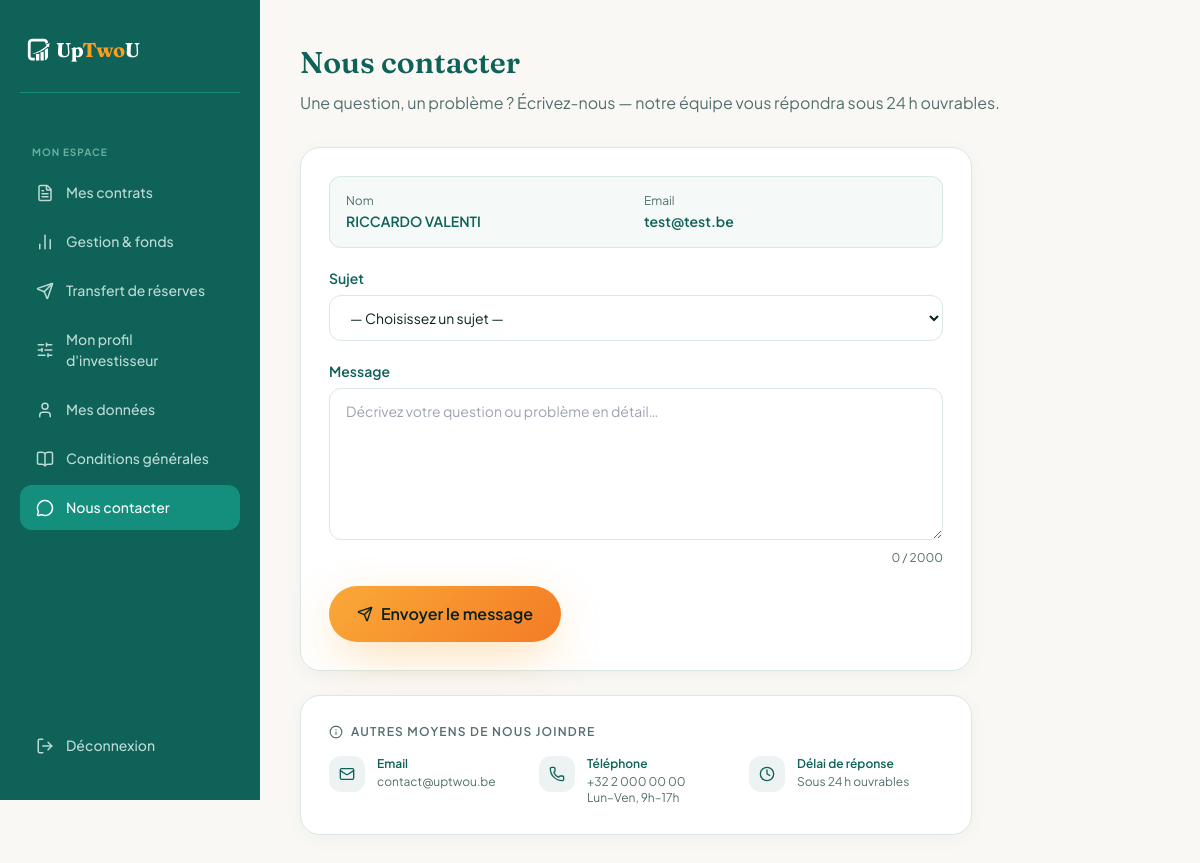
The app's page /client/contact (signed in) with its own data.
### models.py (models this page shows, shortened)
class Client(db.Model):
    __tablename__ = 'client'
    id = db.Column(db.Integer, primary_key=True)
    user_id = db.Column(db.Integer, db.ForeignKey('user.id'), nullable=False)
    nom = db.Column(db.String(100))
    prenom = db.Column(db.String(100))
    date_naissance = db.Column(db.String(10))   # DD/MM/YYYY
    sexe = db.Column(db.String(1))              # 'F' | 'M'
    niss = db.Column(db.String(20))
    adresse = db.Column(db.String(200))
    ville = db.Column(db.String(100))
    code_postal = db.Column(db.String(10))
    telephone = db.Column(db.String(20))
    telephone_gsm = db.Column(db.String(20))
    iban = db.Column(db.String(34))
    beneficiaire_vie = db.Column(db.String(200))
    beneficiaire_1 = db.Column(db.String(200))
    beneficiaire_2 = db.Column(db.String(200))
    beneficiaires_json = db.Column(db.Text)
    profil_risque = db.Column(db.String(20))    # prudent | equilibre | dynamique | conviction
    profil_choisi_par = db.Column(db.String(20))
    profil_date = db.Column(db.DateTime)
    pays = db.Column(db.String(100), default='Belgique')
    kyc_verifie = db.Column(db.Boolean, default=False)
    kyc_document = db.Column(db.String(200))
    est_ppe = db.Column(db.Boolean, nullable=True)
    ppe_details = db.Column(db.String(500), nullable=True)
    ci_date_validite = db.Column(db.String(10), nullable=True)   # DD/MM/YYYY expiry of eID card
    frais_acceptes = db.Column(db.Boolean, default=False)
    questionnaire_score = db.Column(db.Integer)
    courtier_id = db.Column(db.Integer, db.ForeignKey('user.id'), nullable=True)
    courtier = db.relationship('User', foreign_keys='Client.courtier_id', backref='clients_assignes')
    cabinet_id = db.Column(db.Integer, db.ForeignKey('broker_cabinet.id'), nullable=True)
    cabinet = db.relationship('BrokerCabinet', foreign_keys='Client.cabinet_id')
    contrats = db.relationship('Contract', backref='client', lazy=True)
    analyses = db.relationship('Analysis', backref='client', lazy=True)

class User(UserMixin, db.Model):
    __tablename__ = 'user'
    id = db.Column(db.Integer, primary_key=True)
    email = db.Column(db.String(150), unique=True, nullable=False)
    password_hash = db.Column(db.String(256), nullable=False)
    role = db.Column(db.String(20), default='client')  # 'client' | 'courtier'
    created_at = db.Column(db.DateTime, default=datetime.utcnow)
    email_confirmed = db.Column(db.Boolean, default=False)
    email_token = db.Column(db.String(64))
    cabinet_id = db.Column(db.Integer, db.ForeignKey('broker_cabinet.id'), nullable=True)
    cabinet = db.relationship('BrokerCabinet', back_populates='courtiers')
    client_profile = db.relationship('Client', foreign_keys='Client.user_id', backref='user', uselist=False)
    failed_login_attempts = db.Column(db.Integer, default=0, nullable=False)
    locked_until = db.Column(db.DateTime, nullable=True)

### app.py (the view, shortened to what this page needs)
@app.route("/client/contact", methods=["GET", "POST"])
@login_required
@client_required
def client_contact():
    client = current_user.client_profile
    form = ClientContactForm()
    messages = ContactMessage.query.filter_by(client_id=client.id)\
                                   .order_by(ContactMessage.created_at.desc()).all()
    return render_template("client/contact.html", client=client, form=form, messages=messages)

### forms.py
class ClientContactForm(FlaskForm):
    sujet = SelectField('Sujet', choices=[
        ('', '— Choisissez un sujet —'),
        ('Mon contrat', 'Mon contrat'),
        ('Transfert de réserves', 'Transfert de réserves'),
        ("Profil d'investissement", "Profil d'investissement"),
        ('Question générale', 'Question générale'),
        ('Problème technique', 'Problème technique'),
        ('Autre', 'Autre'),
    ], validators=[DataRequired(message='Veuillez choisir un sujet.')])
    message = TextAreaField('Message', validators=[DataRequired(), Length(min=10, max=2000)])
    submit = SubmitField('Envoyer le message')

### app.py (called while the page is built)
@app.before_request
def enforce_session_timeout():
    if not current_user.is_authenticated:
        return
    last_str = session.get('_last_activity')
    if last_str:
        try:
            last = datetime.fromisoformat(last_str)
            if (datetime.now(timezone.utc).replace(tzinfo=None) - last).total_seconds() > 1800:
                logout_user()
                session.clear()
                flash("Votre session a expiré. Veuillez vous reconnecter.", "error")
                return redirect(url_for('login'))
        except (ValueError, TypeError):
            pass
    session['_last_activity'] = datetime.now(timezone.utc).replace(tzinfo=None).isoformat()

@login_manager.user_loader
def load_user(user_id):
    return db.session.get(User, int(user_id))

def client_required(f):
    @wraps(f)
    def decorated(*args, **kwargs):
        if not current_user.is_authenticated or current_user.role != 'client':
            flash("Accès réservé aux clients.", "error")
            return redirect(url_for('index'))
        return f(*args, **kwargs)
    return decorated

### templates/client/contact.html (shortened to what this page needs)
{% extends "client/_base.html" %}
{% block content %}
<div class="dashboard-header">
  <h1>Nous contacter</h1>
  <p>Une question, un problème ? Écrivez-nous — notre équipe vous répondra sous 24 h ouvrables.</p>
</div>
<div class="grid gap-6" style="grid-template-columns:1fr;">
  <div class="dashboard-card max-w-2xl">
    <form method="POST" class="flex flex-col gap-5">
      <div class="grid grid-cols-2 gap-4 p-4 rounded-xl" style="background:hsl(172 75% 22% / 0.04);border:1px solid hsl(172 75% 22% / 0.12);">
        <div>
          <p class="text-xs text-muted mb-0.5">Nom</p>
          <p class="font-semibold text-primary text-sm">{{ client.prenom }} {{ client.nom }}</p>
        </div>
        <div>
          <p class="text-xs text-muted mb-0.5">Email</p>
          <p class="font-semibold text-primary text-sm">{{ current_user.email }}</p>
        </div>
      </div>
      <div class="form-group">
        <label class="form-label" for="sujet">{{ form.sujet.label.text }}</label>
        {{ form.sujet(class="form-input", id="sujet") }}
      </div>
      <div class="form-group">
        <label class="form-label" for="message">{{ form.message.label.text }}</label>
        {{ form.message(
             class="form-input",
             id="message",
             rows="6",
             placeholder="Décrivez votre question ou problème en détail…",
             style="resize:vertical;min-height:120px;"
           ) }}
        <p id="msg-count" class="text-xs text-muted mt-1 text-right">0 / 2000</p>
      </div>
      <button type="submit" class="btn btn-primary self-start flex items-center gap-2"
              style="height:2.75rem;padding:1.75rem;">
        <i data-lucide="send" style="width:1rem;height:1rem;"></i>
        Envoyer le message
      </button>
    </form>
  </div>
  <div class="dashboard-card max-w-2xl">
    <p class="text-xs font-semibold uppercase tracking-widest text-muted mb-4 flex items-center gap-2">
      <i data-lucide="info" style="width:0.875rem;height:0.875rem;"></i>
      Autres moyens de nous joindre
    </p>
    <div class="grid sm:grid-cols-3 gap-4">
      <div class="flex items-start gap-3">
        <div class="h-9 w-9 rounded-xl grid place-items-center flex-shrink-0"
             style="background:hsl(172 75% 22% / 0.08);">
          <i data-lucide="mail" style="width:1rem;height:1rem;color:var(--primary);"></i>
        </div>
        <div>
          <p class="text-xs font-semibold text-primary">Email</p>
          <p class="text-xs text-muted mt-0.5">contact@uptwou.be</p>
        </div>
      </div>
      <div class="flex items-start gap-3">
        <div class="h-9 w-9 rounded-xl grid place-items-center flex-shrink-0"
             style="background:hsl(172 75% 22% / 0.08);">
          <i data-lucide="phone" style="width:1rem;height:1rem;color:var(--primary);"></i>
        </div>
        <div>
          <p class="text-xs font-semibold text-primary">Téléphone</p>
          <p class="text-xs text-muted mt-0.5">+32 2 000 00 00</p>
          <p class="text-xs text-muted">Lun–Ven, 9h–17h</p>
        </div>
      </div>
      <div class="flex items-start gap-3">
        <div class="h-9 w-9 rounded-xl grid place-items-center flex-shrink-0"
             style="background:hsl(172 75% 22% / 0.08);">
          <i data-lucide="clock" style="width:1rem;height:1rem;color:var(--primary);"></i>
        </div>
        <div>
          <p class="text-xs font-semibold text-primary">Délai de réponse</p>
          <p class="text-xs text-muted mt-0.5">Sous 24 h ouvrables</p>
        </div>
      </div>
    </div>
  </div>
</div>
{% endblock %}

### static/css/style.css (style rules this page uses)
:root { --background: hsl(40, 33%, 97%); --foreground: hsl(175, 60%, 8%); --card: hsl(0, 0%, 100%); --card-foreground: hsl(175, 60%, 8%); --primary: hsl(172, 75%, 22%); --primary-foreground: hsl(40, 33%, 97%); --primary-glow: hsl(165, 70%, 45%); --secondary: hsl(168, 30%, 92%); --secondary-foreground: hsl(172, 75%, 22%); --muted: hsl(40, 20%, 93%); --muted-foreground: hsl(175, 15%, 38%); --accent: hsl(35, 95%, 55%); --accent-foreground: hsl(175, 60%, 8%); --accent-soft: hsl(35, 95%, 92%); --border: hsl(168, 20%, 88%); --radius: 1rem; --shadow-glow: 0 20px 60px -15px hsl(172 75% 22% / 0.35); --shadow-accent: 0 15px 50px -10px hsl(35 95% 55% / 0.45); --shadow-soft: 0 8px 30px -8px hsl(172 75% 22% / 0.12); --shadow-card: 0 4px 20px -4px hsl(172 75% 22% / 0.08); }
*, *::before, *::after { box-sizing: border-box; }
html { scroll-behavior: smooth; }
body { margin: 0; background-color: var(--background); color: var(--foreground); font-family: "Plus Jakarta Sans", ui-sans-serif, system-ui, sans-serif; -webkit-font-smoothing: antialiased; }
.text-primary { color: var(--primary) !important; }
.text-muted { color: var(--muted-foreground) !important; }
.btn { display: inline-flex; align-items: center; justify-content: center; font-weight: 600; font-size: 0.875rem; transition: all 0.2s ease; cursor: pointer; text-decoration: none; border: none; outline: none; }
.btn-primary { background: linear-gradient(135deg, hsl(35 95% 60%) 0%, hsl(25 90% 55%) 100%); color: var(--accent-foreground); border-radius: 9999px; padding: 0 1.75rem; height: 3.5rem; font-size: 1rem; box-shadow: var(--shadow-accent); }
[data-lucide] { display: inline-block; vertical-align: middle; }
.dashboard-header { margin-bottom: 2rem; }
.dashboard-header h1 { font-family: "Fraunces", serif; font-size: 1.875rem; font-weight: 600; color: var(--primary); margin: 0; }
.dashboard-header p { color: var(--muted-foreground); margin: 0.375rem 0 0; }
.dashboard-card { background: var(--card); border: 1px solid var(--border); border-radius: 1.25rem; padding: 1.75rem; box-shadow: var(--shadow-card); }
.form-group { display: flex; flex-direction: column; gap: 0.375rem; }
.form-label { font-size: 0.875rem; font-weight: 600; color: var(--primary); }
.form-input { padding: 0.75rem 1rem; border: 1px solid var(--border); border-radius: 0.75rem; font-size: 0.875rem; font-family: inherit; background: white; color: var(--foreground); transition: border-color 0.2s; outline: none; width: 100%; box-sizing: border-box; }

### records on screen
Client: prenom "RICCARDO", nom "VALENTI"
User: email "test@test.be"
